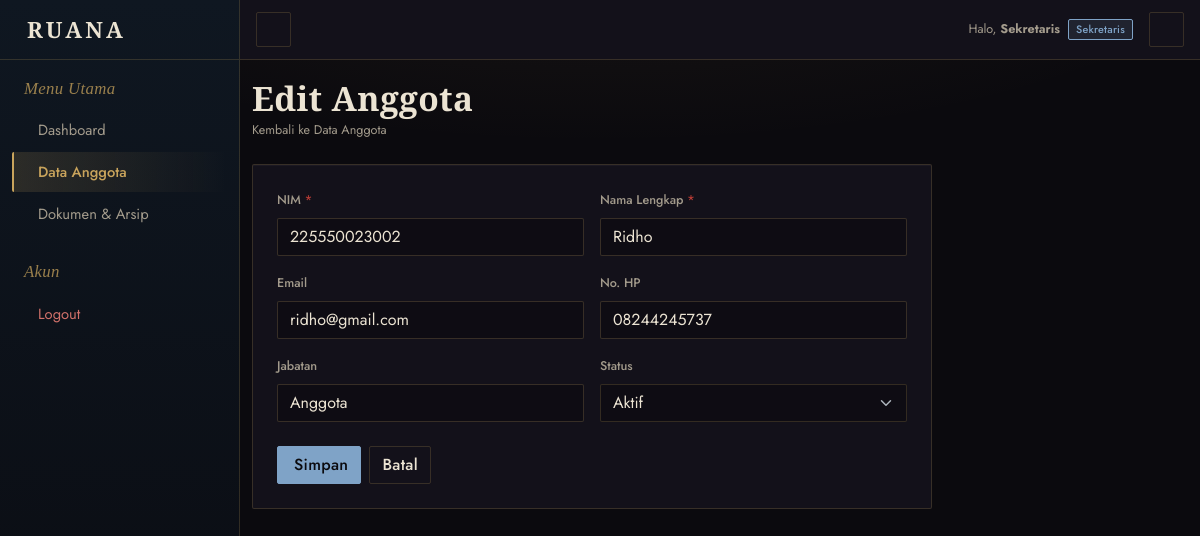
The page /index.php?page=anggota&action=edit&id=9 (signed in) on the database its author committed.
### tables this page shows
CREATE TABLE `anggota` (
  `id` int NOT NULL,
  `user_id` int DEFAULT NULL,
  `nim` varchar(20) NOT NULL,
  `nama` varchar(100) NOT NULL,
  `email` varchar(100) DEFAULT NULL,
  `no_hp` varchar(20) DEFAULT NULL,
  `jabatan` varchar(100) DEFAULT NULL,
  `status` enum('aktif','tidak aktif') DEFAULT 'aktif',
  `created_at` timestamp NULL DEFAULT CURRENT_TIMESTAMP
);

### app/controllers/AnggotaController.php (called while the page is built, shortened)
<?php
require_once BASE_PATH . '/app/models/Anggota.php';
require_once BASE_PATH . '/app/helpers/Access.php';
class AnggotaController {
    private $anggotaModel;
    public function __construct($conn) {
        $this->anggotaModel = new Anggota($conn);
    }
    public function edit() {
        $id      = isset($_GET['id']) ? (int) $_GET['id'] : 0;
        $anggota = $this->anggotaModel->findById($id);
        $nama  = $_SESSION['user'];
        $role  = $_SESSION['role'];
        require_once BASE_PATH . '/app/views/anggota/form.php';
    }
}

### app/helpers/Access.php (called while the page is built, shortened)
<?php
class Access {
    private static $map = [
        'ketua'      => ['*'],
        'sekretaris' => [self::MODULE_ANGGOTA, self::MODULE_DOKUMEN],
        'bendahara'  => [self::MODULE_KEUANGAN],
        'dosen'      => [self::MODULE_DOKUMEN],
        'anggota'    => [],
    ];
    public static function canAccess(string $role, string $module): bool {
        $role = strtolower(trim($role));
        $allowed = self::$map[$role];
        return in_array($module, $allowed, true);
    }
    public static function menuVisible(string $role, string $module): bool {
        return self::canAccess($role, $module);
    }
}

### app/models/Anggota.php (called while the page is built, shortened)
<?php
class Anggota {
    private $conn;
    private $table = 'anggota';
    public function __construct($conn) {
        $this->conn = $conn;
    }
    public function findById($id) {
        $id = (int) $id;
        $query = "SELECT * FROM {$this->table} WHERE id = $id LIMIT 1";
        $result = mysqli_query($this->conn, $query);
        if (mysqli_num_rows($result) > 0) {
            return mysqli_fetch_assoc($result);
        }
        return null;
    }
}

### app/views/anggota/form.php (the view, shortened to what this page needs)
<?php require_once BASE_PATH . '/app/helpers/Access.php'; ?>
<?php
$roleColors = [
    'ketua'      => ['primary' => '#c9a45c', 'dark' => '#1f1610', 'bg' => 'rgba(201,164,92,0.12)',  'text' => '#c9a45c'],
    'sekretaris' => ['primary' => '#7fa3c7', 'dark' => '#0f1721', 'bg' => 'rgba(127,163,199,0.12)', 'text' => '#7fa3c7'],
    'bendahara'  => ['primary' => '#8fb08a', 'dark' => '#0f1a15', 'bg' => 'rgba(143,176,138,0.12)', 'text' => '#8fb08a'],
    'dosen'      => ['primary' => '#a48fc9', 'dark' => '#171221', 'bg' => 'rgba(164,143,201,0.12)', 'text' => '#a48fc9'],
    'anggota'    => ['primary' => '#b5ada0', 'dark' => '#16141a', 'bg' => 'rgba(181,173,160,0.10)', 'text' => '#b5ada0'],
];
$color = $roleColors[$role] ?? $roleColors['anggota'];
?>
<!DOCTYPE html>
<html lang="id" data-bs-theme="dark">
<head>
  <link rel="stylesheet" href="https://cdn.jsdelivr.net/npm/bootstrap@5.3.0/dist/css/bootstrap.min.css">
  <link rel="stylesheet" href="https://cdn.jsdelivr.net/npm/@tabler/icons-webfont@latest/tabler-icons.min.css">
  <link rel="stylesheet" href="../public/css/style.css?v=<?= @filemtime(BASE_PATH . '/public/css/style.css') ?: time() ?>">
</head>
<body>
<nav id="topbar" class="navbar bg-white border-bottom fixed-top topbar px-3 d-flex justify-content-between">
  <div class="d-flex align-items-center gap-2">
    <button id="toggleBtn" class="d-none d-lg-inline-flex btn btn-light btn-icon btn-sm">
    </button>
  </div>
  <div class="d-flex align-items-center gap-2">
    <span class="small text-muted">Halo, <strong><?= htmlspecialchars($nama) ?></strong></span>
    <span class="badge rounded-pill" style="background-color:<?= $color['bg'] ?>; color:<?= $color['primary'] ?>;">
      <?= htmlspecialchars(ucfirst($role)) ?>
    </span>
    <a href="index.php?page=login&action=logout" class="btn btn-light btn-icon btn-sm ms-2" title="Logout">
    </a>
  </div>
</nav>
<aside id="sidebar" class="sidebar">
  <div class="logo-area">
    <span class="logo-text fw-semibold">RUANA</span>
  </div>
  <ul class="nav flex-column mt-2">
    <li class="px-4 py-2"><small class="text-muted nav-text" style="font-size:11px; ">Menu Utama</small></li>
    <li><a class="nav-link" href="index.php?page=dashboard"><i class="ti ti-home"></i><span class="nav-text">Dashboard</span></a></li>
    <?php if (Access::menuVisible($role, Access::MODULE_ANGGOTA)): ?>
    <li><a class="nav-link active" href="index.php?page=anggota&action=index"><i class="ti ti-users"></i><span class="nav-text">Data Anggota</span></a></li>
    <?php endif; ?>
    <?php if (Access::menuVisible($role, Access::MODULE_DOKUMEN)): ?>
    <li><a class="nav-link" href="index.php?page=dokumen&action=index"><i class="ti ti-file-text"></i><span class="nav-text">Dokumen & Arsip</span></a></li>
    <?php endif; ?>
    <li class="px-4 pt-4 pb-2"><small class="text-muted nav-text" style="font-size:11px; ">Akun</small></li>
    <li><a class="nav-link text-danger" href="index.php?page=login&action=logout"><i class="ti ti-logout"></i><span class="nav-text">Logout</span></a></li>
  </ul>
</aside>
<main id="content" class="content py-10">
  <div class="container-fluid">
    <div class="mb-4">
      <h1 class="fs-4 mb-1"><?= isset($anggota['id']) ? 'Edit Anggota' : 'Tambah Anggota' ?></h1>
      <p class="text-muted small mb-0">
        <a href="index.php?page=anggota&action=index" class="text-decoration-none text-muted">
          <i class="ti ti-arrow-left"></i> Kembali ke Data Anggota
        </a>
      </p>
    </div>
    <div class="card border-0" style="max-width:680px;">
      <div class="card-body p-4">
        <?php
          $isEdit = isset($anggota['id']);
          $action = $isEdit
            ? 'index.php?page=anggota&action=update&id=' . $anggota['id']
            : 'index.php?page=anggota&action=store';
        ?>
        <form action="<?= $action ?>" method="POST">
          <div class="row g-3">
            <div class="col-md-6">
              <label class="form-label small fw-medium">NIM <span class="text-danger">*</span></label>
              <input type="text" name="nim" class="form-control"
                     value="<?= htmlspecialchars($anggota['nim'] ?? '') ?>"
                     placeholder="Contoh: 2555301064" required autofocus>
            </div>
            <div class="col-md-6">
              <label class="form-label small fw-medium">Nama Lengkap <span class="text-danger">*</span></label>
              <input type="text" name="nama" class="form-control"
                     value="<?= htmlspecialchars($anggota['nama'] ?? '') ?>"
                     placeholder="Nama lengkap anggota" required>
            </div>
            <div class="col-md-6">
              <label class="form-label small fw-medium">Email</label>
              <input type="email" name="email" class="form-control"
                     value="<?= htmlspecialchars($anggota['email'] ?? '') ?>"
                     placeholder="email@pcr.ac.id">
            </div>
            <div class="col-md-6">
              <label class="form-label small fw-medium">No. HP</label>
              <input type="text" name="no_hp" class="form-control"
                     value="<?= htmlspecialchars($anggota['no_hp'] ?? '') ?>"
                     placeholder="08xxxxxxxxxx">
            </div>
            <div class="col-md-6">
              <label class="form-label small fw-medium">Jabatan</label>
              <input type="text" name="jabatan" class="form-control"
                     value="<?= htmlspecialchars($anggota['jabatan'] ?? '') ?>"
                     placeholder="Contoh: Ketua, Sekretaris, Anggota">
            </div>
            <div class="col-md-6">
              <label class="form-label small fw-medium">Status</label>
              <?php $status = $anggota['status'] ?? 'aktif'; ?>
              <select name="status" class="form-select">
                <option value="aktif" <?= $status === 'aktif' ? 'selected' : '' ?>>Aktif</option>
              </select>
            </div>
          </div>
          <div class="d-flex gap-2 mt-4">
            <button type="submit" class="btn text-white fw-medium" style="background-color:<?= $color['primary'] ?>; border-color:<?= $color['primary'] ?>;">
              <i class="ti ti-device-floppy me-1"></i> Simpan
            </button>
            <a href="index.php?page=anggota&action=index" class="btn btn-light fw-medium">
              Batal
            </a>
          </div>
        </form>
      </div>
    </div>
  </div>
</main>
</body>
</html>

### rows shown on the page
anggota: nim "225550023002", nama "Ridho", email "ridho@gmail.com", no_hp "08244245737", jabatan "Anggota", status "Aktif"

### other values the page prints
$nama "Sekretaris"
$role "Sekretaris"
